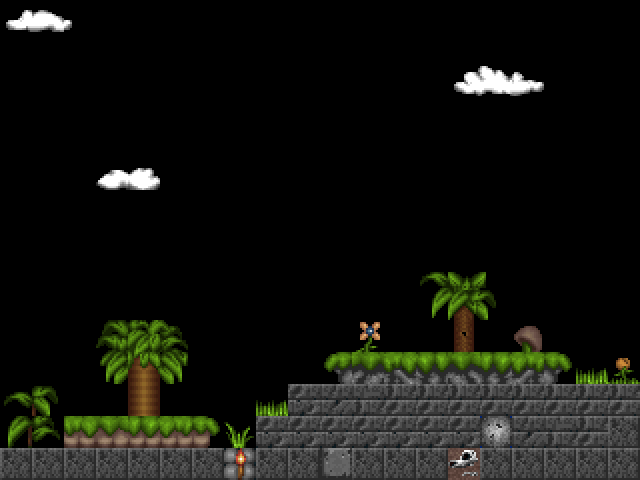

A 2D game scene composited from a Tiled map and its tileset images. What follows is a short description and the map's XML, with each tile layer's data collapsed to a summary:
An orthogonal 20x15 tile map with 32x32 px tiles, 1 tile layer (块层 1), 2 tilesets.

<map version="1.0" orientation="orthogonal" renderorder="right-down" width="20" height="15" tilewidth="32" tileheight="32" nextobjectid="1">
 <tileset firstgid="1" name="blocks1" tilewidth="32" tileheight="32" spacing="2" margin="2">
  <image source="blocks1.png" width="614" height="376" />
 </tileset>
 <tileset firstgid="199" name="blocks2" tilewidth="32" tileheight="32" spacing="2" margin="2">
  <image source="blocks2.png" width="614" height="376" />
 </tileset>
 <layer name="块层 1" width="20" height="15">
  <data>[300 cells, 89 non-empty, 54 distinct tile ids]</data>
 </layer>
</map>
